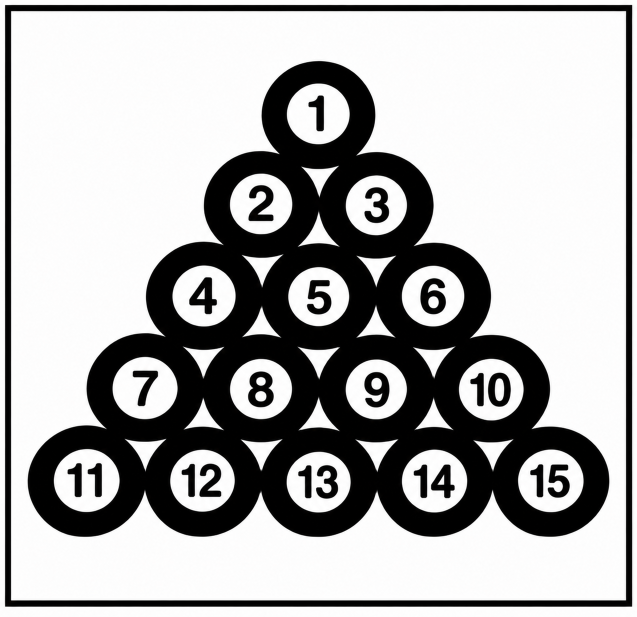
#> input picture Lab9/Images/Balls_1_.png, 1274 x 1234 px (shown at 1/2 size)
$ jupyter execute --allow-errors Lab_9_Morphological_Operations.ipynb
#> lines starting #> are read from the running program, lines starting #| are printed output that depends on the picture; after the words box and inside, x2 and y2 are one past the last pixel; in counts of white or black regions, pixels touching at a corner belong together
# **Lab 9 - Morphological Operations**

**Course:** ARTI 403 – Image Processing

**Objective:** apply morphological image processing techniques (erosion, dilation, opening and closing) to binary images, and investigate how the shape and the size of the structuring element affect the processed images.

**Image used for the tasks:** `Images/Balls_1_.png` – a binary image of 15 touching balls (black balls on a white background, 1274×1234). The lab demonstration images (`Erosion.jpg`, `Open_Closing.jpg`, `Opening2.jpg`, `BoundaryExtraction.jpg`) are also read from the `Images/` folder.

[cell 1]
import cv2
import numpy as np
import matplotlib.pyplot as plt

imgFile = 'Images/Erosion.jpg'

# **Erosion Operations**

[cell 2]
# 1. Load image and convert to grayscale
img = cv2.imread(imgFile, 0)

# 2. Binarize the image (Otsu's method works well for varying light)
_, binary = cv2.threshold(img, 0, 255, cv2.THRESH_BINARY + cv2.THRESH_OTSU)

# 3. Define a 3x3 kernel (all ones), you can define kernel of size 5x5, 7x7, ... any odd x odd
# Larger kernels lead to more aggressive erosion

kernel3 = np.ones((3, 3), np.uint8)
kernel7 = np.ones((7, 7), np.uint8)
kernel11 = np.ones((11, 11), np.uint8)

# 4. Apply erosion
# 'iterations' determines how many times the operation is repeated,
# ===> You can change iterations values to apply same process multiple times.

#> (the rest of this cell did not finish here and is left out)

# **Dilation Operations**

[cell 3]
# 1. Load image and convert to grayscale
img = cv2.imread(imgFile, 0)

# 2. Binarize the image (Otsu's method works well for varying light)
_, binary = cv2.threshold(img, 0, 255, cv2.THRESH_BINARY + cv2.THRESH_OTSU)

# 3. Define a 3x3 kernel (all ones), you can define kernel of size 5x5, 7x7, ... any odd x odd
# Larger kernels lead to more aggressive erosion

kernel3 = np.ones((3, 3), np.uint8)
kernel7 = np.ones((7, 7), np.uint8)
kernel11 = np.ones((11, 11), np.uint8)

# 4. Apply erosion
# 'iterations' determines how many times the operation is repeated,
# ===> You can change iterations values to apply same process multiple times.

#> (the rest of this cell did not finish here and is left out)

# **Morphological Open Operations**

[cell 4]
import cv2
import numpy as np
import matplotlib.pyplot as plt

imgFile = 'Images/Open_Closing.jpg'

# 1. Load image and binarize
img = cv2.imread(imgFile, 0)
_, binary = cv2.threshold(img, 0, 255, cv2.THRESH_BINARY + cv2.THRESH_OTSU)

# 2. Define kernel (a 5x5 square is a good starting point)
kernel = np.ones((5, 5), np.uint8)

# 3. Apply Opening
# This is equivalent to: dilate(erode(binary))
#> (the rest of this cell did not finish here and is left out)

# **Closing Morphological Operation**

[cell 5]
import cv2
import numpy as np
import matplotlib.pyplot as plt

imgFile = 'Images/Opening2.jpg'

# 1. Load image and binarize
img = cv2.imread(imgFile, 0)
_, binary = cv2.threshold(img, 0, 255, cv2.THRESH_BINARY + cv2.THRESH_OTSU)

# 2. Define kernel (a 45x45 square is a good starting point)
kernel = np.ones((45, 45), np.uint8)

# 3. Apply Opening
# Effectively: cv2.erode(cv2.dilate(binary, kernel), kernel)
#> (the rest of this cell did not finish here and is left out)

# **Boundaries Extractions**

[cell 6]
import cv2
import numpy as np
import matplotlib.pyplot as plt


imgFile = 'Images/BoundaryExtraction.jpg'
# 1. Load and binarize the image (foreground must be white)
img = cv2.imread(imgFile, 0)
_, binary = cv2.threshold(img, 0, 255, cv2.THRESH_BINARY + cv2.THRESH_OTSU)

# 2. Define a kernel (the size controls boundary thickness)
kernel = np.ones((3, 3), np.uint8)

# 3. Method A: Morphological Gradient (Built-in standard)
#> (the rest of this cell did not finish here and is left out)

# **Task 1: Apply Morphological Operations to a New Image (Balls)**

We use the **Balls** image (`Balls_1_.png`). In the original image the balls are **black** on a **white** background, but morphological operations treat **white (255)** as the foreground. So after Otsu thresholding we **invert** the image (`THRESH_BINARY_INV`) so that the balls become white objects on a black background.

[cell 7]
import cv2
import numpy as np
import matplotlib.pyplot as plt

imgFile = 'Images/Balls_1_.png'

# 1. Load image as grayscale
img = cv2.imread(imgFile, 0)
#> img: shape (1234, 1274); min 0, max 255, mean 172.4

# 2. Binarize with Otsu and INVERT so the balls (foreground) are white
_, balls = cv2.threshold(img, 0, 255, cv2.THRESH_BINARY_INV + cv2.THRESH_OTSU)
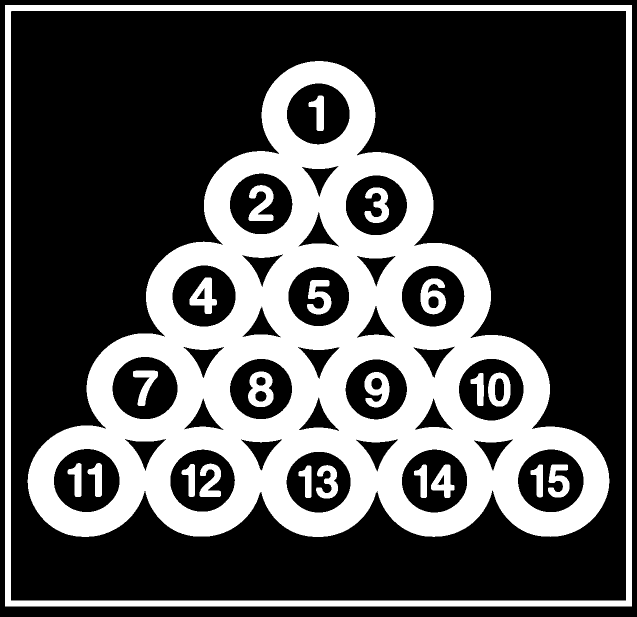
#> balls: shape (1234, 1274) (shown at 1/2 size); 31.8% white; 23 white regions, largest, box (x1, y1, x2, y2) and area: (55, 122, 1219, 1074) 408819, (10, 10, 1264, 1213) 58393, (496, 743, 547, 814) 2307

print('Image shape:', balls.shape)
#| Image shape: (1234, 1274)
print('Unique values:', np.unique(balls))
#| Unique values: [  0 255]

plt.figure(figsize=(10, 5))
plt.subplot(1, 2, 1), plt.imshow(img, 'gray'), plt.title('Original (Grayscale)'), plt.axis('off')
plt.subplot(1, 2, 2), plt.imshow(balls, 'gray'), plt.title('Binary (Inverted: balls = white)'), plt.axis('off')
plt.show()
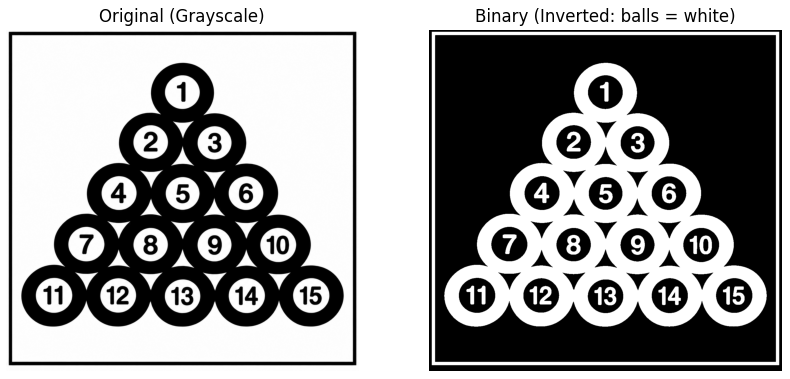
#> figure drawn by matplotlib, 2 panels

## Erosion, Dilation, Opening and Closing

We use a **9x9 square** kernel so the effect is easy to see on this large image.

- **Erosion**: shrinks white regions (removes thin parts and small objects).
- **Dilation**: grows white regions (fills small gaps and holes).
- **Opening** = erosion then dilation (removes small white noise, keeps the main shape size).
- **Closing** = dilation then erosion (fills small black holes, such as the digits inside the balls).

[cell 8]
# Kernel
kernel = np.ones((9, 9), np.uint8)

# Operations
erosion  = cv2.erode(balls, kernel, iterations=1)
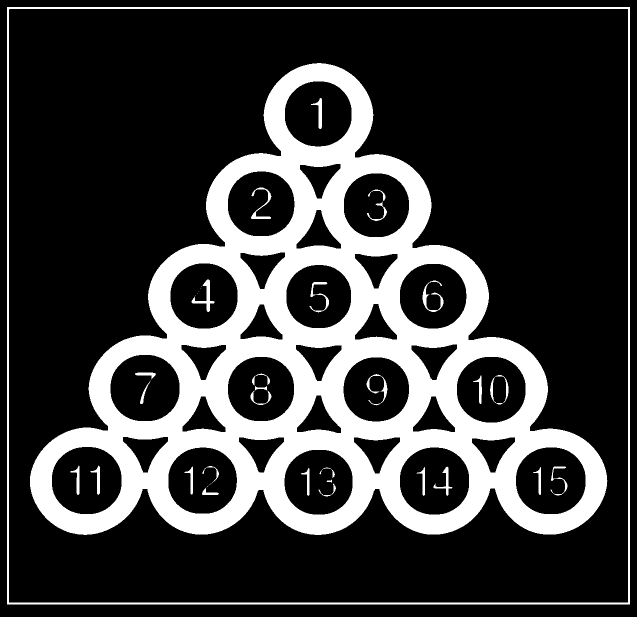
#> erosion: shape (1234, 1274) (shown at 1/2 size); 23.1% white; 36 white regions (7 under 20 px), largest, box (x1, y1, x2, y2) and area: (60, 126, 1215, 1070) 335455, (14, 14, 1260, 1209) 19465, (383, 559, 429, 624) 715
dilation = cv2.dilate(balls, kernel, iterations=1)
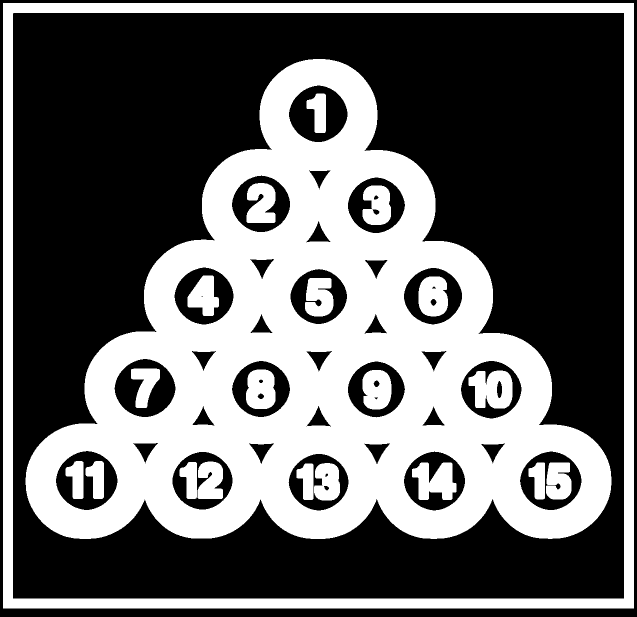
#> dilation: shape (1234, 1274) (shown at 1/2 size); 40.1% white; 21 white regions, largest, box (x1, y1, x2, y2) and area: (51, 118, 1223, 1078) 475041, (6, 6, 1268, 1217) 97321, (937, 741, 1025, 817) 5055
opening  = cv2.morphologyEx(balls, cv2.MORPH_OPEN,  kernel)
#> opening: shape (1234, 1274); 31.8% white; 23 white regions, largest, box (x1, y1, x2, y2) and area: (56, 122, 1219, 1074) 408799, (10, 10, 1264, 1213) 58393, (497, 743, 547, 814) 2280
closing  = cv2.morphologyEx(balls, cv2.MORPH_CLOSE, kernel)
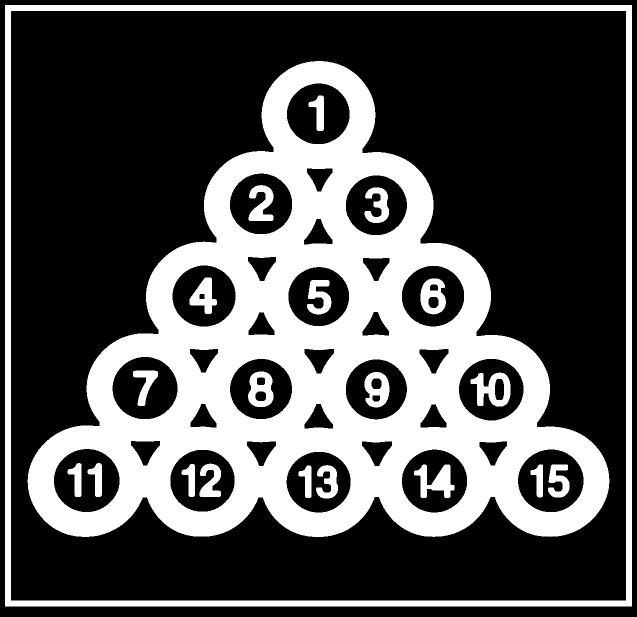
#> closing: shape (1234, 1274) (shown at 1/2 size); 32.1% white; 21 white regions, largest, box (x1, y1, x2, y2) and area: (55, 122, 1219, 1074) 412545, (10, 10, 1264, 1213) 58393, (941, 745, 1021, 813) 2975

# Display original + all results
titles = ['Original Binary', 'Erosion', 'Dilation', 'Opening', 'Closing']
images = [balls, erosion, dilation, opening, closing]

plt.figure(figsize=(15, 10))
for i in range(5):
    plt.subplot(2, 3, i + 1)
    plt.imshow(images[i], 'gray')
    plt.title(titles[i])
    plt.axis('off')
plt.tight_layout()
plt.show()

# Count white pixels to compare the effect numerically
for t, im in zip(titles, images):
    print(f'{t:16s} white pixels: {np.count_nonzero(im):8d}')
#> this loop made 5 passes
#> t on passes 1 to 5: 'Original Binary', 'Erosion', 'Dilation', 'Opening', 'Closing'
#| Original Binary  white pixels:   500374
#| Erosion          white pixels:   363801
#| Dilation         white pixels:   631178
#| Opening          white pixels:   499765
#| Closing          white pixels:   505095

### Observations (Task 1)

In the inverted image the **balls' rings are white** and the **inner circles with the numbers are black holes with white digits**.

- **Erosion** makes the white rings thinner, makes the small triangular gaps between the balls larger, and the white digits become very thin (almost disappear). White pixels decrease from 500,374 to 363,801.
- **Dilation** makes the rings thicker, the digits bolder, the inner black circles smaller, and the gaps between the balls smaller. White pixels increase to 631,178.
- **Opening** (erosion then dilation) keeps almost the same size and shape of the balls because they are much bigger than the kernel; it only removes tiny white details (e.g. a small part of the digit 14 is broken). White pixels: 499,765.
- **Closing** (dilation then erosion) keeps the size of the balls but fills the thin black gaps and the narrow black corners between balls, and makes the digits slightly bolder. White pixels: 505,095.

# **Task 2: Experiment with Structuring Elements**

We apply **erosion** and **dilation** using three structuring element **shapes** (square `MORPH_RECT`, cross `MORPH_CROSS`, ellipse `MORPH_ELLIPSE`) and three **sizes** (3x3, 5x5, 7x7).

[cell 9]
shapes = {'Square': cv2.MORPH_RECT, 'Cross': cv2.MORPH_CROSS, 'Ellipse': cv2.MORPH_ELLIPSE}
sizes  = [3, 5, 7]

# Show the structuring elements themselves
plt.figure(figsize=(9, 9))
k = 1
for name, shp in shapes.items():
    for s in sizes:
        se = cv2.getStructuringElement(shp, (s, s))
        plt.subplot(3, 3, k)
        plt.imshow(se, 'gray', vmin=0, vmax=1)
        plt.title(f'{name} {s}x{s}')
        plt.axis('off')
        k += 1
#> after the loop, k = 10
plt.suptitle('Structuring Elements (white = 1)')
plt.tight_layout()
plt.show()
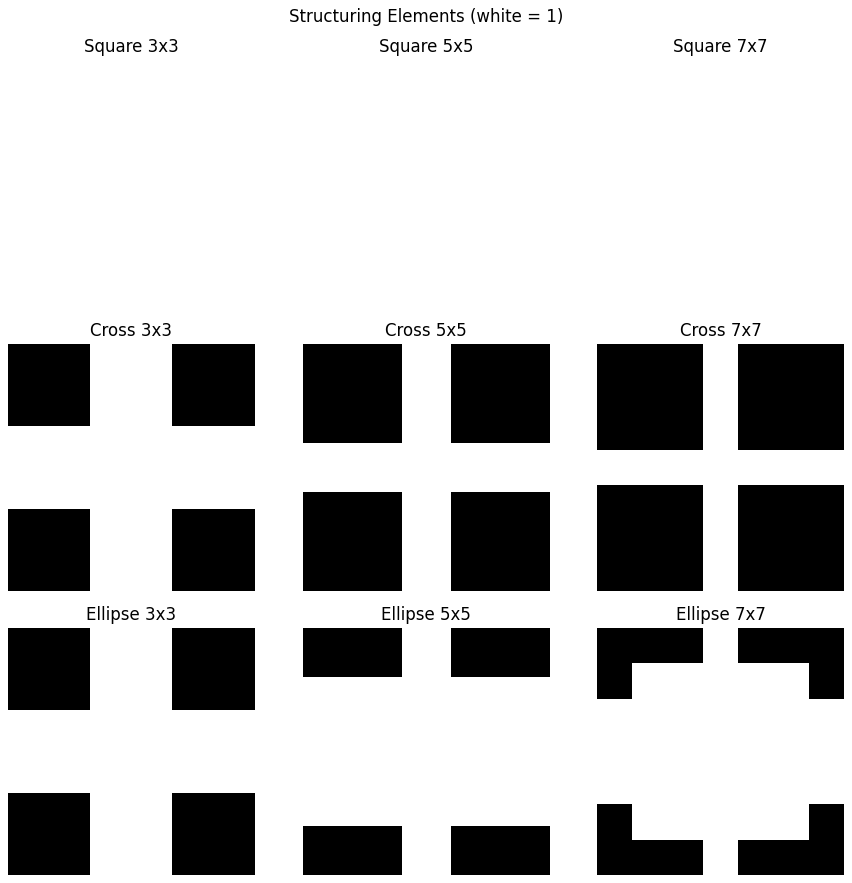
#> figure drawn by matplotlib, 9 panels

for name, shp in shapes.items():
    for s in sizes:
        print(f'{name} {s}x{s}:')
        print(cv2.getStructuringElement(shp, (s, s)))

## Erosion with different shapes and sizes

[cell 10]
def compare(op, op_name):
#> called with op_name = 'Erosion'
    fig, axes = plt.subplots(3, 3, figsize=(14, 14))
    for r, (name, shp) in enumerate(shapes.items()):
        for c, s in enumerate(sizes):
            se = cv2.getStructuringElement(shp, (s, s))
            out = op(balls, se, iterations=1)
            axes[r, c].imshow(out, 'gray')
            axes[r, c].set_title(f'{op_name} - {name} {s}x{s}')
            axes[r, c].axis('off')
    plt.tight_layout()
    plt.show()
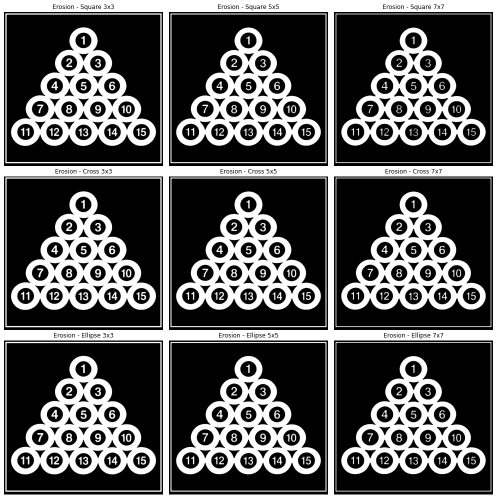
#> figure drawn by matplotlib, 9 panels

compare(cv2.erode, 'Erosion')

## Dilation with different shapes and sizes

[cell 11]
compare(cv2.dilate, 'Dilation')
#> call 2 of compare, with op_name = 'Dilation'
#> in compare (call 2), `plt.show()`:
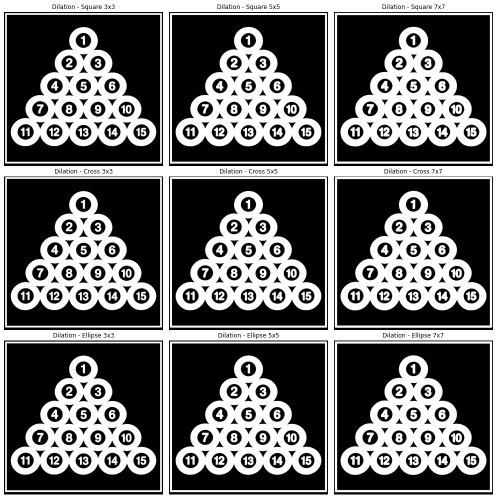
#> figure drawn by matplotlib, 9 panels

## Comparison table (number of white pixels)

The original image has a fixed number of white pixels. **Erosion** reduces this number and **dilation** increases it. The bigger the kernel, the bigger the change.

[cell 12]
import pandas as pd

rows = []
orig = np.count_nonzero(balls)
#> orig = 500374
for name, shp in shapes.items():
    for s in sizes:
        se = cv2.getStructuringElement(shp, (s, s))
        e = np.count_nonzero(cv2.erode(balls, se))
        d = np.count_nonzero(cv2.dilate(balls, se))
        rows.append({'Shape': name, 'Size': f'{s}x{s}',
                     'Erosion white px': e, 'Erosion change %': round((e - orig) / orig * 100, 2),
                     'Dilation white px': d, 'Dilation change %': round((d - orig) / orig * 100, 2)})
#> after the loop, rows = 9 items

df = pd.DataFrame(rows)
#> df = table of 9 rows and 6 columns
print('Original white pixels:', orig)
#| Original white pixels: 500374
df
#> Out = table of 9 rows and 6 columns

[cell 13]
# Side-by-side: effect of SHAPE at the same size (7x7), cropped to the top of the pyramid for clarity
crop = (slice(100, 700), slice(350, 950))
plt.figure(figsize=(14, 7))
k = 1
for op, op_name in [(cv2.erode, 'Erosion'), (cv2.dilate, 'Dilation')]:
    for name, shp in shapes.items():
        se = cv2.getStructuringElement(shp, (7, 7))
        plt.subplot(2, 3, k)
        plt.imshow(op(balls, se)[crop], 'gray')
        plt.title(f'{op_name} - {name} 7x7 (zoom)')
        plt.axis('off')
        k += 1
#> after the loop, k = 7
plt.tight_layout()
plt.show()
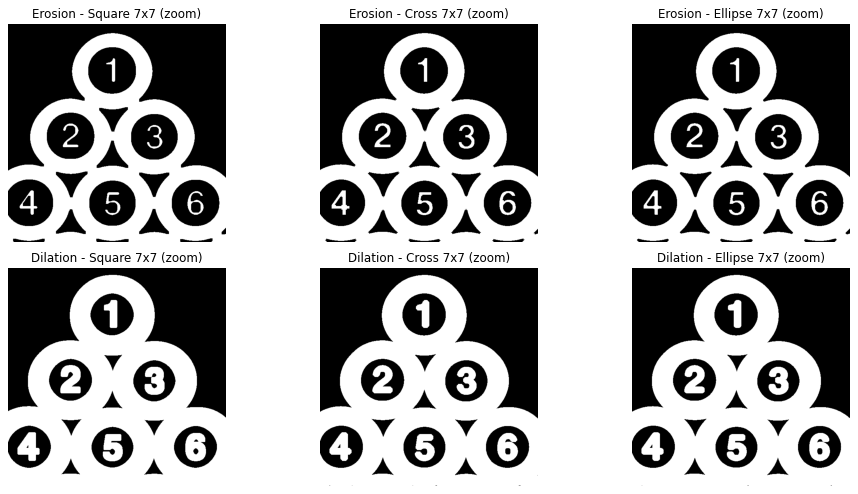
#> figure drawn by matplotlib, 6 panels
